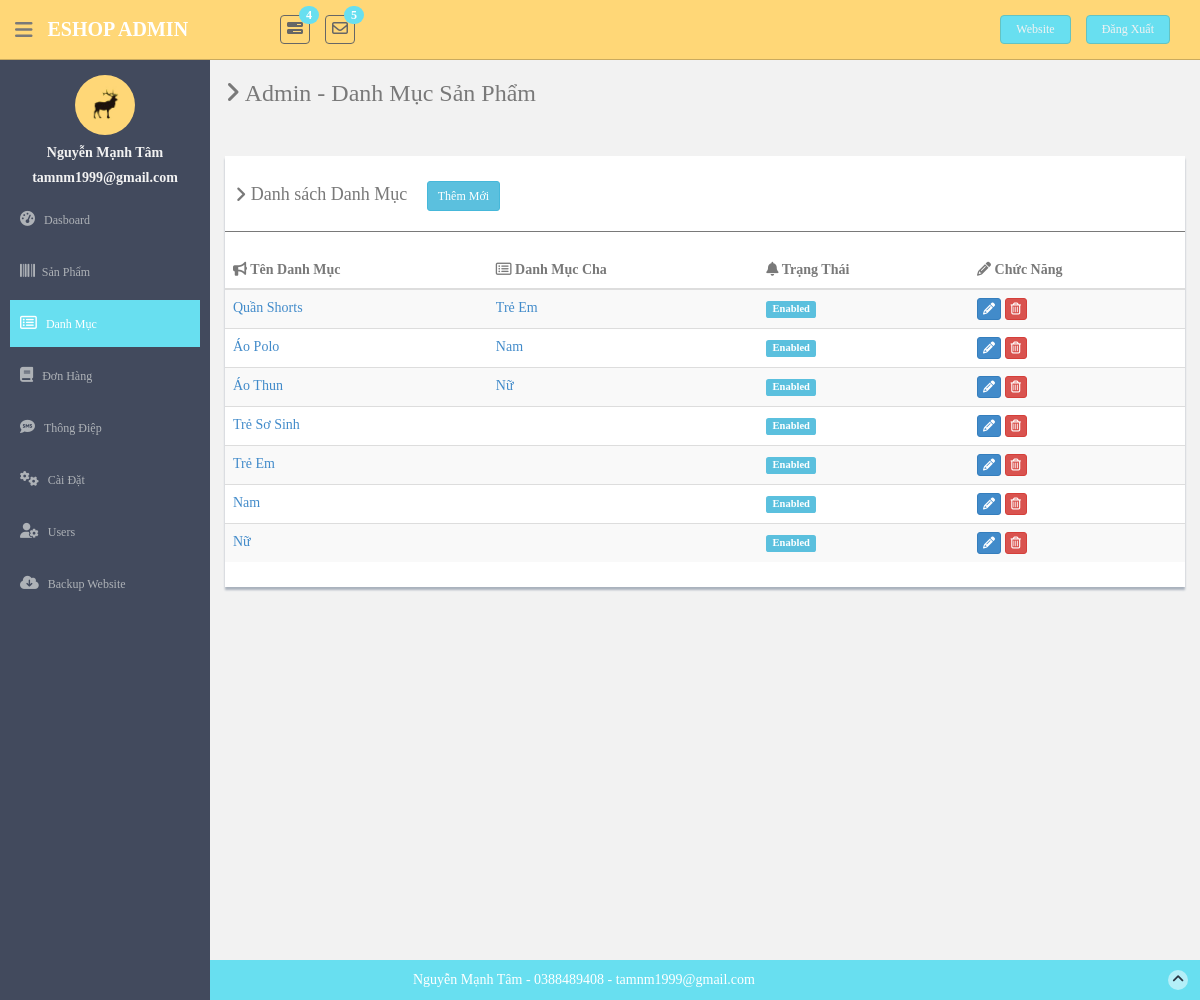
/public/admin/categories (signed in), run on an earlier commit of the app's database.
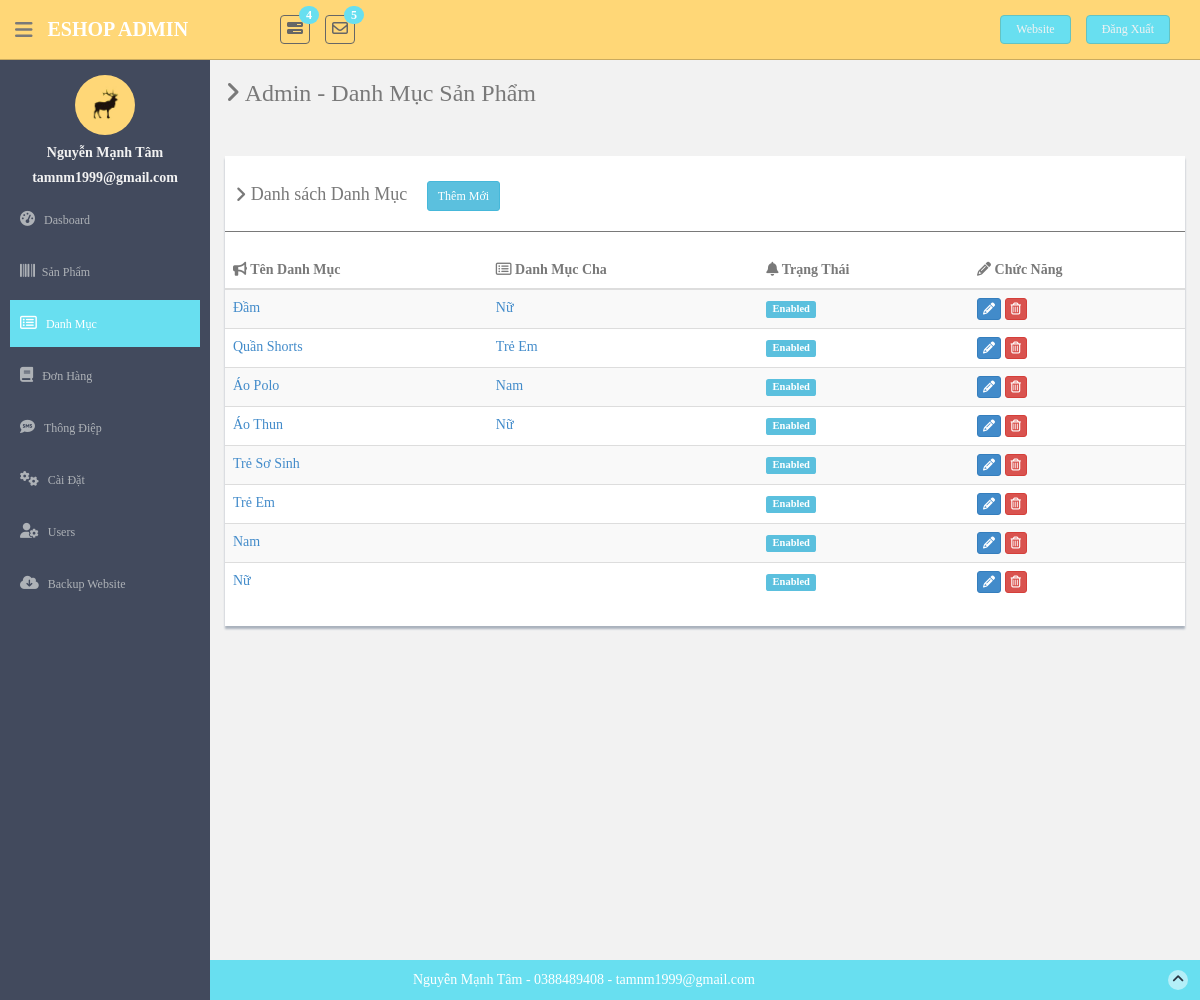
And on a later commit of the database.
### tables this page shows
CREATE TABLE `tbl_categories` (
  `id` int(15) NOT NULL,
  `category_name` varchar(30) NOT NULL,
  `disabled` tinyint(1) NOT NULL DEFAULT 0,
  `parent` int(15) NOT NULL,
  `category_slug` varchar(100) NOT NULL
);

### app/controllers/admin.php (called while the page is built, shortened)
<?php
class Admin extends Controller
{
    public function categories()
    {
        $DB = Database::newInstance();
        $categories_all = $DB->read_db("SELECT * FROM tbl_categories ORDER BY id DESC");
        $category = $this->load_model("category");
        $tbl_rows = $category->make_table($categories_all);
    }
}

### app/core/app.php (called while the page is built, shortened)
<?php
class App
{
    protected $method = "index";
    private function parseURL()
    {
        $url = isset($_GET['url']) ? $_GET['url'] : "home";
        return explode("/", filter_var(trim($url, "/"), FILTER_SANITIZE_URL));
    }
    public function  __construct()
    {
        $url = $this->parseURL();
        $url[0] = str_replace("-", "_", $url[0]);
        if (file_exists("../app/controllers/" . strtolower($url[0]) . ".php")) {
            unset($url[0]);
        }
        $this->controller = new $this->controller;
        if (isset($url[1])) {
            $url[1] = strtolower($url[1]);
            if (method_exists($this->controller, $url[1])) {
                $this->method = $url[1];
                unset($url[1]);
            }
        }
        $this->params = (count($url) > 0) ? $url : ["home"];
        call_user_func_array([$this->controller, $this->method], $this->params);
    }
}

### public/index.php (called while the page is built, shortened)
<?php
$app = new App();
?>

### app/core/database.php (called while the page is built, shortened)
<?php
class Database
{
    public static $conn;
    public function __construct()
    {
        try {
            $string = DB_TYPE . ":host=" . DB_HOST . ";dbname=" . DB_NAME;
            self::$conn = new PDO($string, DB_USER, DB_PASSWORD);
        } catch (PDOException $e) {
            die($e->getMessage());
        }
    }
   public function read_db($query, $data = array())
   {
       $statement = self::$conn->prepare($query);
       $result = $statement->execute($data);
       if ($result) {
           $data = $statement->fetchAll(PDO::FETCH_OBJ);
           if (is_array($data) && count($data) > 0) {
               return $data;
           }
       }
       return false;
   }
}

### app/models/category.class.php (the view, shortened to what this page needs)
<?php
class Category
{
    public function make_table($categories)
    {
        $result = "";
        if (is_array($categories)) {
            foreach ($categories as $categories_row) {
                $color = $categories_row->disabled ? "#825c11" : "#5bc0de";
                $categories_row->disabled = $categories_row->disabled ? "Disabled" : "Enabled";
                $args = $categories_row->id . ",'" . $categories_row->disabled . "'";
                $edit_args = $categories_row->id . ",'" . $categories_row->category_name . "'," . $categories_row->parent;
                $parent = "";
                foreach ($categories as $category_row2) {
                    if ($categories_row->parent == $category_row2->id) {
                        $parent = $category_row2->category_name;
                    }
                }
                $result .= "<tr>";
                $result .= '
                    <td><a href="basic_table.html#">' . $categories_row->category_name . '</a></td>
                     <td><a href="basic_table.html#">' . $parent . '</a></td>
                    <td><span  onclick="disable_row(' . $args . ')" class="label label-info label-mini"
                        style="cursor:pointer; background-color:' . $color . ';">' . $categories_row->disabled . '</span></td>
                    <td>
                        <button onclick="show_edit_category(' . $edit_args . ')"
                                class="btn btn-primary btn-xs "><i class="fa fa-pencil"></i></button>
                        <button onclick="show_delete_modal(' . $categories_row->id . ')" class="btn btn-danger btn-xs"><i class="fa fa-trash-o "></i></button>
                    </td>
                    ';
                $result .= "</tr>";
            }
        }
        return $result;
    }
}

What changed in the data, as far as the page shows it:
added tbl_categories: category_name "Đầm", $parent "Nữ", disabled "Enabled"
